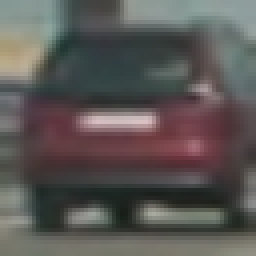
#> input picture dataset/vehicles/GTI_Far/image0136.png, 64 x 64 px (shown 4 times larger); its folder holds only this picture in this run
$ jupyter execute --allow-errors project.ipynb   (shell and % lines are left out)   (older library calls are emulated)
#> lines starting #> are read from the running program, lines starting #| are printed output that depends on the picture
### Load the libraries

[cell 1]
# Import math and CV libs
from helper_functions import get_hog_features, bin_spatial, color_hist, slide_window, draw_boxes, convert_image
import cv2
import numpy as np
import matplotlib.pyplot as plt
import matplotlib.image as mpimg
import os
import random
from sklearn.preprocessing import StandardScaler
from sklearn.model_selection import train_test_split
import time
from sklearn.svm import LinearSVC

### Show images

[cell 2]
# [8 lines left out: function show_images, not called in this run]

[cell 3]
def get_dataset(rootdir):
#> called with rootdir = './dataset/vehicles'
    images = []
    for subdir, dirs, files in os.walk(rootdir):
        for file in files:
            if '.DS_Store' not in file:
                images.append(os.path.join(subdir, file))

    return list(map(lambda img: cv2.cvtColor(cv2.imread(img), cv2.COLOR_BGR2RGB), images))
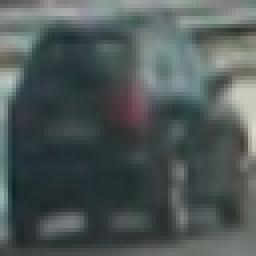
#> input picture dataset/vehicles/GTI_Left/image0022.png, 64 x 64 px (shown 4 times larger)

[cell 4]
rootdir = './dataset/vehicles'
vehicles = get_dataset(rootdir)
#> vehicles = 2 items
print(len(vehicles))
#| 2

[cell 5]
rootdir = './dataset/non-vehicles'
non_vehicles = get_dataset(rootdir)
print(len(non_vehicles))

[cell 6]
image1 = random.choice(vehicles)
#> (the rest of this cell did not finish here and is left out)

### Extract features from a list of images

[cell 7]
class Parameters():
    color_space='RGB'
    spatial_size=(32, 32)
    hist_bins=8
    orient=9
    pix_per_cell=8
    cell_per_block=2
    hog_channel=0
    hist_range = (0, 256)
    spatial_feat=True
    hist_feat=True
    hog_feat=True
    def __init__(self, color_space='RGB', spatial_size=(32, 32),
                 hist_bins=8, orient=9,
                 pix_per_cell=8, cell_per_block=2, hog_channel=0, scale = 1.5,hist_range = (0, 256),
                 spatial_feat=True, hist_feat=True, hog_feat=True):
        # HOG parameters
        self.color_space = color_space
        self.spatial_size = spatial_size
        self.hist_bins = hist_bins
        self.orient = orient
        self.pix_per_cell = pix_per_cell
        self.cell_per_block = cell_per_block
        self.hog_channel = hog_channel
        self.scale = scale
        self.spatial_feat = spatial_feat
        self.hist_feat = hist_feat
        self.hog_feat = hog_feat
        self.hist_range = hist_range

[cell 8]
def extract_features(img, params):
        file_features = []
        # Read in each one by one
        # apply color conversion if other than 'RGB'
        feature_image = convert_image(img, params.color_space)

        if params.spatial_feat == True:
            spatial_features = bin_spatial(feature_image, size=params.spatial_size)
            file_features.append(spatial_features)
        if params.hist_feat == True:
            # Apply color_hist()
            hist_features = color_hist(feature_image, nbins=params.hist_bins)
            file_features.append(hist_features)
        if params.hog_feat == True:
        # Call get_hog_features() with vis=False, feature_vec=True
            if params.hog_channel == 'ALL':
                hog_features = []
                for channel in range(feature_image.shape[2]):
                    hog_features.append(get_hog_features(feature_image[:,:,channel],
                                        params.orient, params.pix_per_cell, params.cell_per_block,
                                        vis=False, feature_vec=True))
                hog_features = np.ravel(hog_features)
            else:
                hog_features = get_hog_features(feature_image[:,:,params.hog_channel], params.orient,
                            params.pix_per_cell, params.cell_per_block, vis=False, feature_vec=True)
            # Append the new feature vector to the features list
            file_features.append(hog_features)

        # Return list of feature vectors
        return np.concatenate(file_features)

[cell 9]
params = Parameters(
            color_space = 'YCrCb',
            spatial_size = (16, 16),
            orient = 8,
            pix_per_cell = 8,
            cell_per_block = 2,
            hog_channel = 'ALL',
            hist_bins = 32,
            scale = 1.5,
            spatial_feat=True,
            hist_feat=True,
            hog_feat=True
        )

[cell 10]
vehicle = image1
#> (the rest of this cell did not finish here and is left out)

### Show Hog features

[cell 11]
# [12 lines left out: function show_hog, not called in this run]

#> (a cell that did not finish here is left out)

### SVM

[cell 13]
sample_size = 8750
cars = vehicles[0:sample_size]
#> cars = 2 items
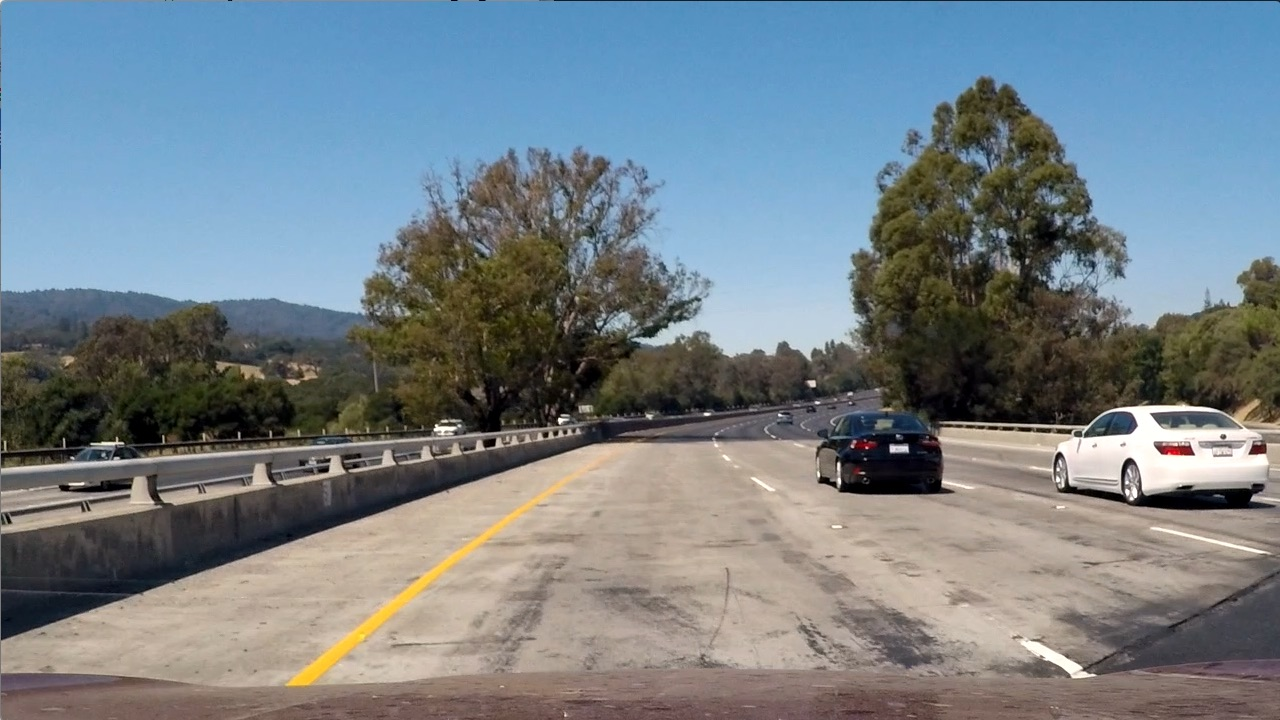
#> input picture test_images/test1.jpg, 1280 x 720 px, found by its file name
notcars = non_vehicles[0:sample_size]

#> (the rest of this cell did not finish here and is left out)

### Finding the cars

[cell 14]
# [19 lines left out: function findCars, not called in this run]


#Run test images
test_images = ['./test_images/test1.jpg','./test_images/test2.jpg','./test_images/test3.jpg','./test_images/test4.jpg','./test_images/test5.jpg','./test_images/test6.jpg']
draw_images = []
#> (the rest of this cell did not finish here and is left out)
